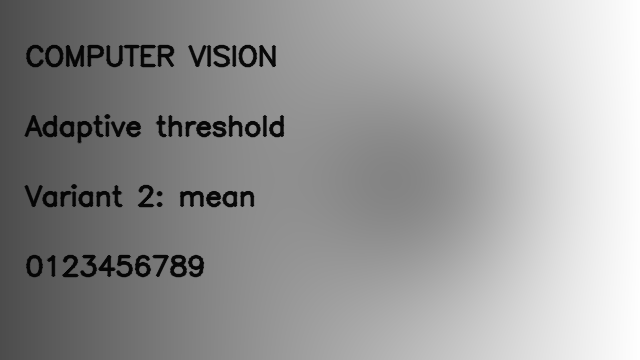
#> input picture lab1/data/document.png, 640 x 360 px
$ python main.py
#> lines starting #> are read from the running program, lines starting #| are printed output that depends on the picture; after the words box and inside, x2 and y2 are one past the last pixel; in counts of white or black regions, pixels touching at a corner belong together
### common.py
import json
import platform
from pathlib import Path

import cv2
import numpy as np


def save_json(path, value):
    path = Path(path)
    path.parent.mkdir(parents=True, exist_ok=True)
    path.write_text(json.dumps(value, ensure_ascii=False, indent=2), encoding="utf-8")


def read_image(path, flags=cv2.IMREAD_COLOR):
    path = Path(path)
    if not path.is_file():
        raise FileNotFoundError(path)
    result = cv2.imdecode(np.fromfile(path, dtype=np.uint8), flags)
    if result is None:
        raise ValueError(f"Не удалось прочитать изображение: {path}")
    return result


def write_image(path, image):
    path = Path(path)
    path.parent.mkdir(parents=True, exist_ok=True)
    ok, encoded = cv2.imencode(path.suffix, image)
    if not ok:
        raise OSError(f"Не удалось сохранить изображение: {path}")
    encoded.tofile(path)


def environment():
    return {"python": platform.python_version(), "platform": platform.platform(),
            "machine": platform.machine(), "opencv": cv2.__version__,
            "numpy": np.__version__, "opencv_threads": cv2.getNumThreads()}

### lab1/code/main.py
"""ЛР1: адаптивная бинаризация mean, библиотечная и нативная реализации."""
import argparse
import statistics
import time
from pathlib import Path

import cv2
import numpy as np

from common import environment, read_image, save_json, write_image


def validate(image, block_size, c):
    if image.ndim != 2 or image.dtype != np.uint8 or image.size == 0:
        raise ValueError("Ожидается непустое одноканальное uint8-изображение")
    if not isinstance(block_size, int) or block_size < 3 or block_size % 2 == 0:
        raise ValueError("block_size должен быть нечётным целым числом >= 3")
    if not isinstance(c, int):
        raise ValueError("В этой реализации C — целое число")


def adaptive_mean_native(image, block_size=31, c=7):
    """Без библиотечных фильтров и векторных вычислений среднего.

    NumPy используется только как контейнер входа/выхода. Суммированная
    таблица, репликация границы, округление среднего и порог — циклы Python.
    Поведение соответствует OpenCV ADAPTIVE_THRESH_MEAN_C/THRESH_BINARY.
    """
    validate(image, block_size, c)
    pixels = image.tolist()
    h, w = image.shape
    radius = block_size // 2
    ph, pw = h + 2 * radius, w + 2 * radius
    integral = [[0] * (pw + 1) for _ in range(ph + 1)]
    for py in range(ph):
        source = pixels[min(max(py - radius, 0), h - 1)]
        row_sum = 0
        current, previous = integral[py + 1], integral[py]
        for px in range(pw):
            row_sum += source[min(max(px - radius, 0), w - 1)]
            current[px + 1] = previous[px + 1] + row_sum
    area = block_size * block_size
    output = []
    for y in range(h):
        top, bottom = integral[y], integral[y + block_size]
        row = []
        for x in range(w):
            total = (bottom[x + block_size] - bottom[x]
                     - top[x + block_size] + top[x])
            # Нечётная площадь: точной половины между целыми быть не может.
            local_mean = (total + area // 2) // area
            row.append(255 if pixels[y][x] > local_mean - c else 0)
        output.append(row)
    return np.array(output, dtype=np.uint8)


def adaptive_mean_opencv(image, block_size=31, c=7):
    validate(image, block_size, c)
    return cv2.adaptiveThreshold(image, 255, cv2.ADAPTIVE_THRESH_MEAN_C,
                                 cv2.THRESH_BINARY, block_size, c)


def document_sample(width=640, height=360):
    """Воспроизводимый синтетический документ с неоднородным освещением."""
    clean = np.full((height, width), 255, np.uint8)
    for i, text in enumerate(["COMPUTER VISION", "Adaptive threshold", "Variant 2: mean", "0123456789"]):
        cv2.putText(clean, text, (25, 65 + i * 70), cv2.FONT_HERSHEY_SIMPLEX,
                    0.9, 15, 2, cv2.LINE_AA)
    yy, xx = np.mgrid[:height, :width]
    light = 0.3 + 0.7 * xx / max(width - 1, 1)
    light *= 1 - 0.3 * np.exp(-((xx - width * .65) ** 2 + (yy - height * .5) ** 2)
                              / (width * .18) ** 2)
    return np.clip(clean * light, 0, 255).astype(np.uint8)


def timed(fn, image, block, c, repeats):
    fn(image, block, c)  # прогрев отдельно от измерений
    samples = []
    for _ in range(repeats):
        start = time.perf_counter()
        result = fn(image, block, c)
        samples.append((time.perf_counter() - start) * 1000)
    return result, {"median_ms": statistics.median(samples), "samples_ms": samples}


def main():
    parser = argparse.ArgumentParser(description=__doc__)
    parser.add_argument("--input", type=Path, default=Path("lab1/data/document.png"))
    parser.add_argument("--output", type=Path, default=Path("lab1/results/document"))
    parser.add_argument("--block-size", type=int, default=31)
    parser.add_argument("--c", type=int, default=7)
    parser.add_argument("--repeats", type=int, default=3)
    args = parser.parse_args()
    if args.repeats < 1:
        parser.error("repeats должен быть >= 1")
    cv2.setNumThreads(1)
    image = read_image(args.input, cv2.IMREAD_GRAYSCALE) if args.input else document_sample()
#> in read_image, result is the input picture: shape (360, 640); min 4, max 254, mean 151.4
    args.output.mkdir(parents=True, exist_ok=True)
    library = adaptive_mean_opencv(image, args.block_size, args.c)
#> in adaptive_mean_opencv, `return cv2.adaptiveThreshold(image, 255, cv2.ADAPTIVE_THRESH_MEAN_C, c..`:
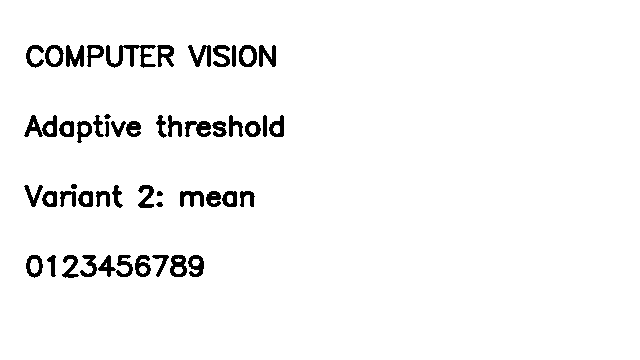
#> returned value: shape (360, 640); 96.3% white; 52 black regions, largest, box (x1, y1, x2, y2) and area: (106, 45, 156, 68) 481, (66, 45, 84, 67) 262, (185, 121, 211, 137) 254
    native = adaptive_mean_native(image, args.block_size, args.c)
#> in adaptive_mean_native, `pixels = image.tolist()`: pixels = 360 items
    write_image(args.output / "opencv.png", library)
#> in write_image, `ok, encoded = cv2.imencode(path.suffix, image)`: encoded = 4640 values, max 255 at index 1280, min 0 at index 8, mean 120.5
    write_image(args.output / "native.png", native)
    write_image(args.output / "difference.png", cv2.absdiff(library, native))
    _, global_result = cv2.threshold(image, 127, 255, cv2.THRESH_BINARY)
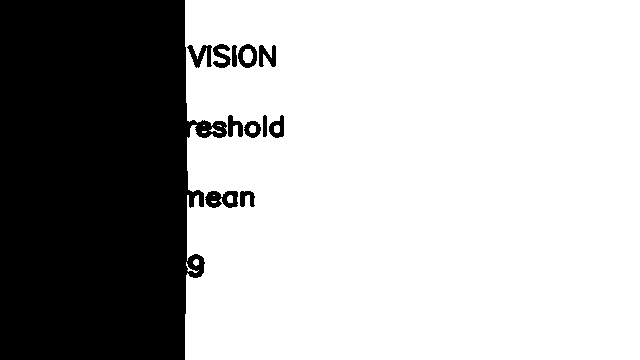
#> global_result: shape (360, 640); 69.5% white; 12 black regions, largest, box (x1, y1, x2, y2) and area: (0, 0, 227, 360) 68022, (205, 191, 238, 208) 390, (187, 45, 212, 68) 287
    write_image(args.output / "global.png", global_result)
    cases = []
    for width, height in [(320, 180), (640, 360), (1280, 720)]:
        test_image = cv2.resize(image, (width, height), interpolation=cv2.INTER_AREA)
        for block in sorted({15, args.block_size}):
            a, ta = timed(adaptive_mean_opencv, test_image, block, args.c, args.repeats)
            b, tb = timed(adaptive_mean_native, test_image, block, args.c, args.repeats)
            cases.append({"width": width, "height": height, "block_size": block,
                          "opencv": ta, "native": tb,
                          "different_pixels": int(np.count_nonzero(a != b)),
                          "speedup": tb["median_ms"] / ta["median_ms"]})
#> after the loop, cases = 6 items
    report = {"environment": environment(), "method": "mean", "C": args.c,
              "source": str(args.input) if args.input else "generated unevenly lit document",
              "warmup_runs": 1, "repeats": args.repeats,
              "different_pixels": int(np.count_nonzero(library != native)), "benchmarks": cases}
    save_json(args.output / "metrics.json", report)
    import matplotlib
    matplotlib.use("Agg")
    import matplotlib.pyplot as plt
    fig, axes = plt.subplots(1, 3, figsize=(14, 3.5))
    for ax, title, img in zip(axes, ["Uneven illumination", "Global threshold = 127", "Adaptive mean"],
                              [image, global_result, native]):
        ax.imshow(img, cmap="gray", vmin=0, vmax=255)
        ax.set_title(title)
        ax.axis("off")
#> this loop made 3 passes
#> title on passes 1 to 3: 'Uneven illumination', 'Global threshold = 127', 'Adaptive mean'
    fig.tight_layout()
    fig.savefig(args.output / "comparison.png", dpi=150)
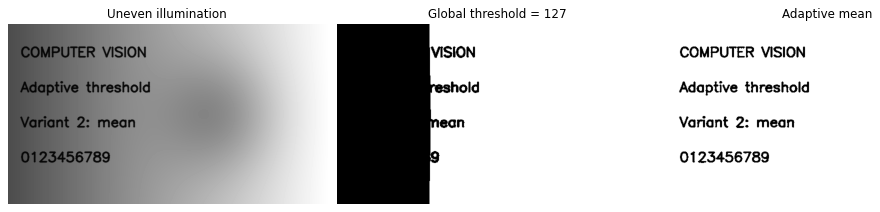
#> figure drawn by matplotlib, 3 panels
    plt.close(fig)
    fig, ax = plt.subplots(figsize=(9, 4))
    labels = [f'{x["width"]}x{x["height"]}\nk={x["block_size"]}' for x in cases]
#> labels = 6 items
    for name in ["opencv", "native"]:
        ax.plot(labels, [x[name]["median_ms"] for x in cases], "o-", label=name)
    ax.set(yscale="log", ylabel="Median execution time (ms, log scale)",
           xlabel="Image size (pixels) and kernel size (pixels)",
           title=f"Adaptive mean: {args.repeats} timed runs after warmup")
    ax.legend()
    fig.tight_layout()
    fig.savefig(args.output / "benchmark.png", dpi=150)
    plt.close(fig)
    print(f"Различий пикселей: {report['different_pixels']}; результаты: {args.output}")
#| Различий пикселей: 0; результаты: lab1/results/document


if __name__ == "__main__":
    main()
